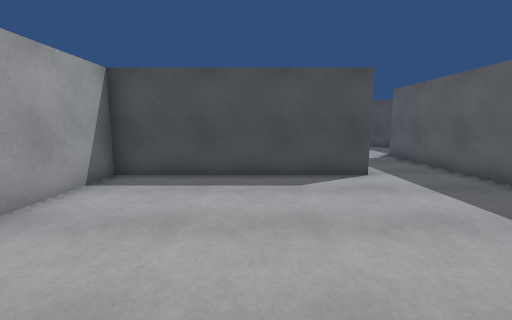
[1] (above)

22 first-person views from a walk through a scene from a Unity 3-D project. The camera is 1.4 m above the floor, tilts 8° down and sees 90° across. The floor is counted in squares, 1 m on a side. Each view is taken from the middle of a square. On the plan, view 1 faces up. The plan holds only what a view shows up to about 13 squares ahead; the rest is blank. The player character is not drawn. Some animated figures are not drawn. Surface patterns are stand-ins for the level's own textures.

[2]
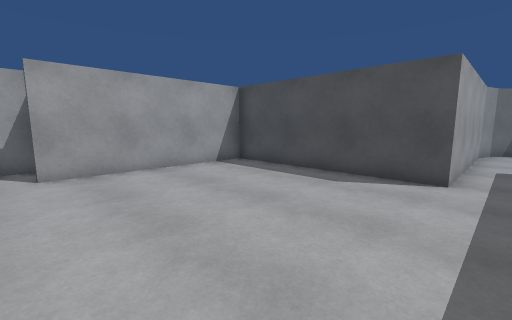

[3]
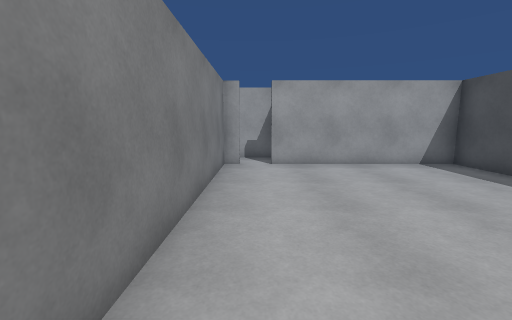

[4]
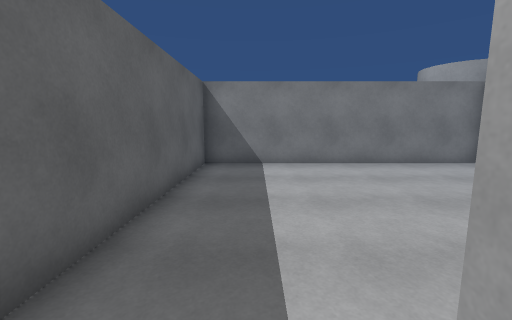

[5]
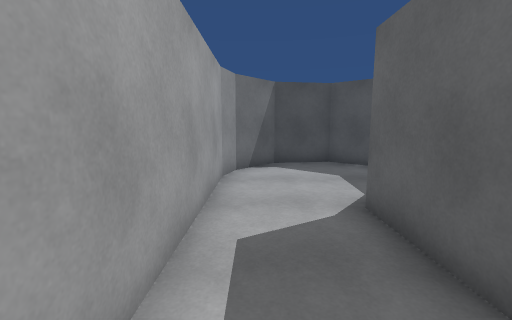

[6]
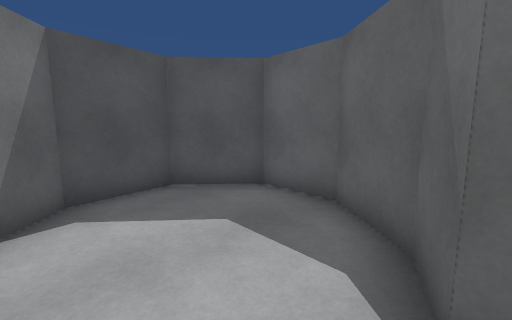

[7]
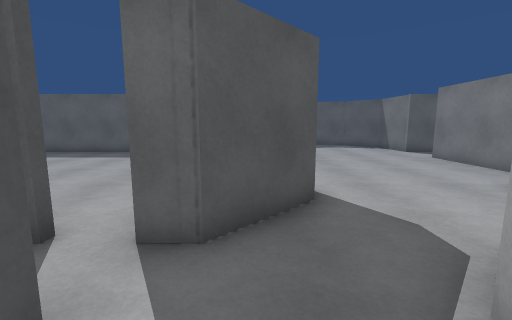

[8]
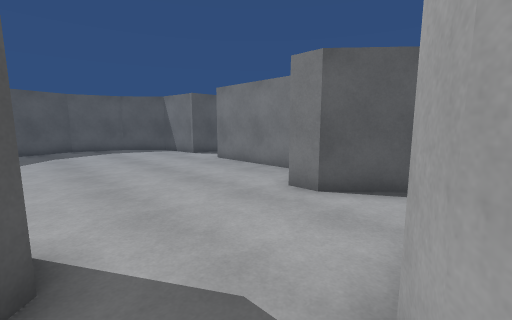

[9]
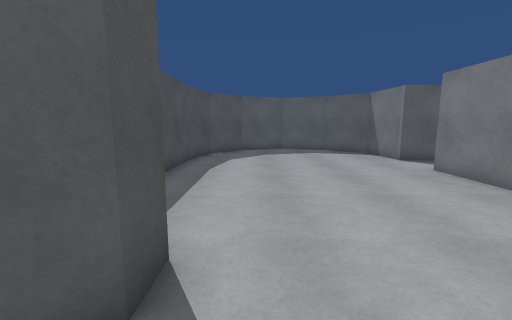

[10]
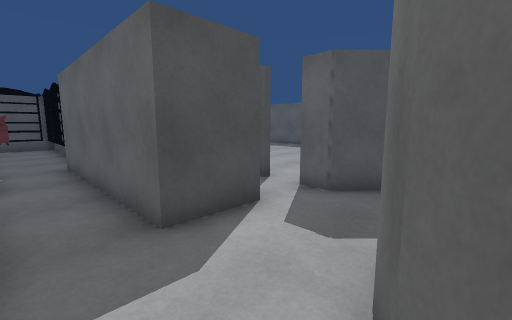

[11]
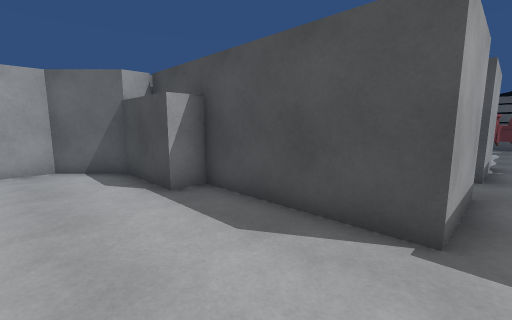

[12]
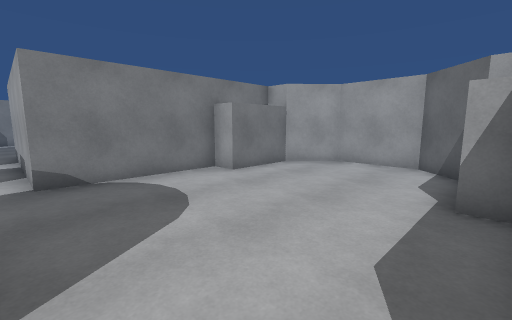

[13]
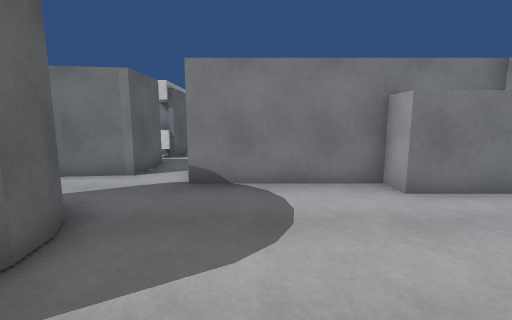

[14]
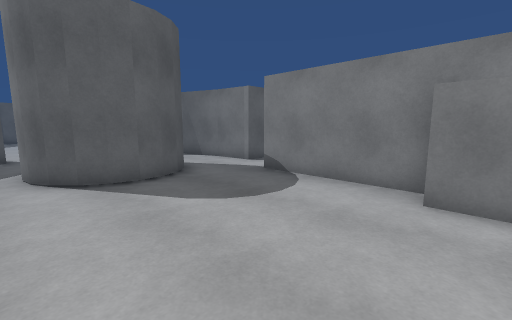

[15]
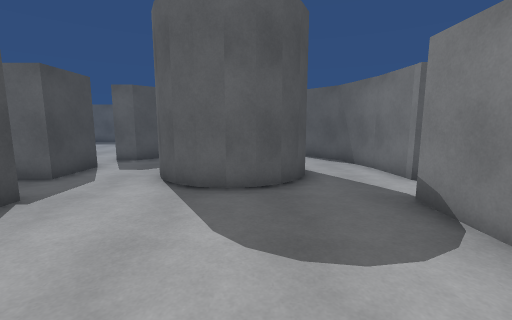

[16]
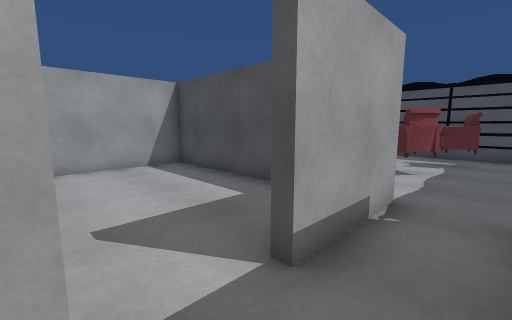

[17]
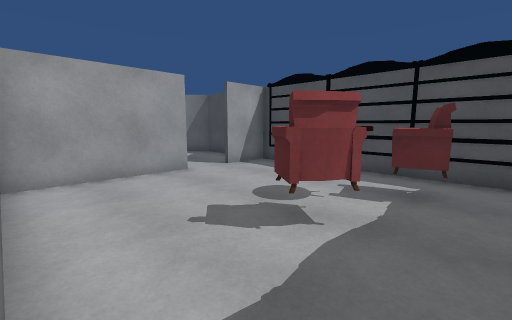

[18]
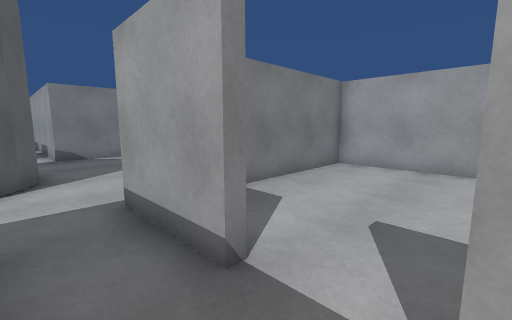

[19]
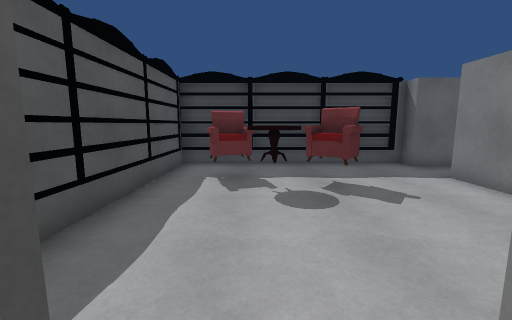

[20]
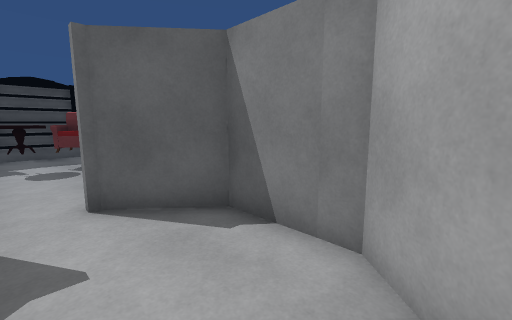

[21]
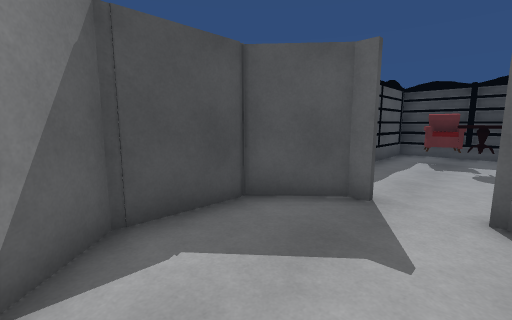

[22]
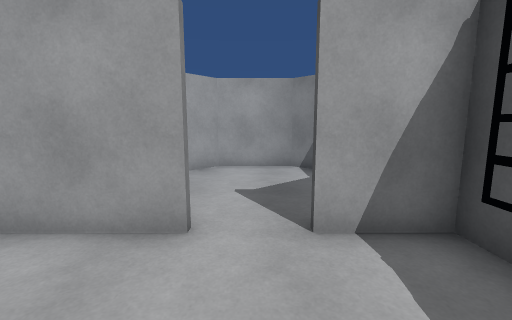

### Floor plan
Points are (right, up) in squares from view 1. A wall is a line through its corners. A room is listed if a view was taken in it or the views show most of it. See-through windows are left out.
Room 1 (views 1, 2, 3, 4, 5, 6)
walls: (5.8, -1.3) (5.8, 11.2); (-3.9, -1.1) (5.8, -1.1); (3.1, 12.6) (3.1, 7) (-3.9, 7) (-3.9, 0.5)
ways out: opening at (4.5, 11.5) to room 7; opening at (-4, 0) to room 8
Room 2 (views 7, 10, 11, 12, 13, 14, 15, 16, 17, 18)
walls: (-14, -2.5) (-16.7, -2.5) (-18.1, -4) (-18.1, -6.7) (-16.6, -8) (-14, -8) (-14, -9) (-9.4, -9); (-7.2, -7.3) (-7.8, -7) (-8.2, -6.6) (-8.5, -6) (-8.6, -5.4) (-8.5, -4.7) (-8.2, -4.2) (-7.8, -3.7) (-7.2, -3.4) (-6.5, -3.3); (-9.4, 1.2) (-9.4, -1.6) (-14, -1.6); (-5.7, -0.8) (-7.6, -0.8) (-7.6, 5.9); (-7.6, -9.9) (-5.9, -9.7); (-5.9, -9.8) (-4, -9.2) (-2.9, -8.2); (-9.4, 5.9) (-9.4, 2.9)
ways out: opening at (-6.5, -2) to room 3; opening at (-4, -8) to room 3; opening at (-8.5, 6) to room 5; opening at (-10, 2) to room 6; opening at (-9, -9)
Room 3 (views 8, 9)
walls: (6.1, -1.4) (3.2, -1.4); (-1.4, -3.1) (-2.4, -3.1) (-4.1, -1.4); (-0.1, -9.4) (3.8, -9.4); (5.8, -9.6) (8.3, -9.4) (9.2, -8.4); (9.2, -2.8) (8.2, -1.8) (5.8, -1.3); (-2.9, -8.2) (-2.2, -7.6) (-1.3, -7.6); (10.2, -6.5) (10.5, -5.5) (9.8, -3.5); (-5.4, -3.6) (-4.9, -4.1) (-4.5, -4.8)
ways out: opening at (-6.5, -2) to room 2; opening at (-4, -8) to room 2; opening at (-5, -1) to room 8; opening at (4.5, -10)
Room 4 (views 19, 20, 21)
walls: (-15.3, 11.6) (-15.3, 12.2) (-16.6, 13.6) (-19.1, 13.6) (-20.5, 12.2) (-20.5, 9.7) (-19, 8.3) (-16.7, 8.3) (-15.2, 10.2)
ways out: opening at (-15, 11) to room 5
Room 5 (view 22)
walls: (-9.4, 13.6) (-12.6, 13.6); (-15.2, 10.2) (-15.2, 5.9); (-12.1, 5.9) (-9.4, 5.9); (-7.1, 13.6) (-7.6, 13.6); (-15.2, 13.6) (-15.2, 11.6); (-6.9, 5.9) (-6.9, 11.5)
ways out: opening at (-8.5, 6) to room 2; opening at (-15, 11) to room 4
objects: chair (-11, 9) to (-9, 9); table (-11, 10) to (-10, 11); chair (-10, 11) to (-9, 12)
Room 6 (no view inside)
walls: (-12, 5.6) (-16.6, 5.6) (-16.6, -1.4) (-12, -1.4)
ways out: opening at (-10, 2) to room 2
Room 7 (no view inside)
walls: (5.8, 11.2) (7, 11.6) (8.3, 13.2) (8.4, 15.1) (6.7, 16.5) (4.7, 16.2) (3.4, 14.8) (3.1, 13.8) (3.1, 12.6)
ways out: opening at (4.5, 11.5) to room 1
Room 8 (no view inside)
walls: (-5.7, 0.8) (-5.7, -0.8); (-4.1, -1.4) (-4.1, -0.5)
ways out: opening at (-4, 0) to room 1; opening at (-5, -1) to room 3

Where each view was taken, in squares from view 1:
view 1: 0 up, 0 right, facing up
view 2: 0 up, 4 right, facing up-left
view 3: 0 up, 5 right, facing left
view 4: 8 up, 4 right, facing down
view 5: 7 up, 4 right, facing up
view 6: 11 up, 4 right, facing up-right
view 7: 2 down, 7 left, facing right
view 8: 3 down, 5 left, facing down-right
view 9: 4 down, 4 left, facing right
view 10: 4 down, 9 left, facing up-right
view 11: 5 down, 9 left, facing up-left
view 12: 2 down, 9 left, facing down-left
view 13: 3 down, 11 left, facing down
view 14: 3 down, 15 left, facing down-right
view 15: 6 down, 14 left, facing right
view 16: 1 up, 8 left, facing up-left
view 17: 6 up, 8 left, facing up-left
view 18: 3 up, 8 left, facing down-left
view 19: 11 up, 16 left, facing right
view 20: 11 up, 20 left, facing down-right
view 21: 10 up, 20 left, facing up-right
view 22: 11 up, 12 left, facing left
